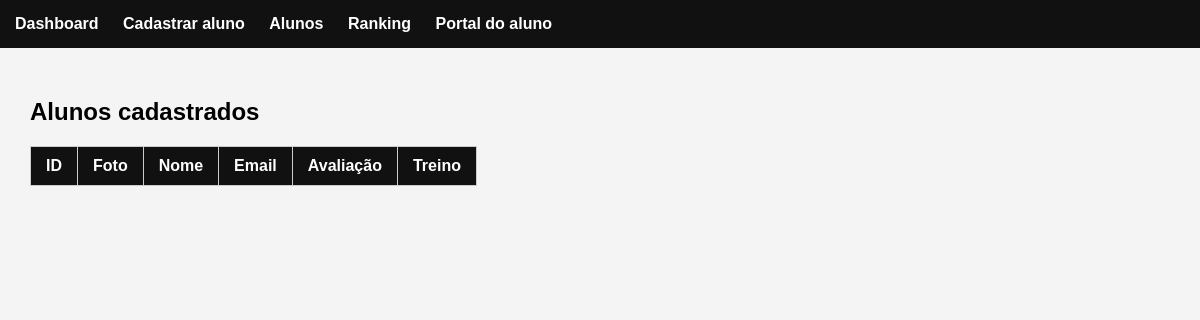
Before: /alunos with the older database file.
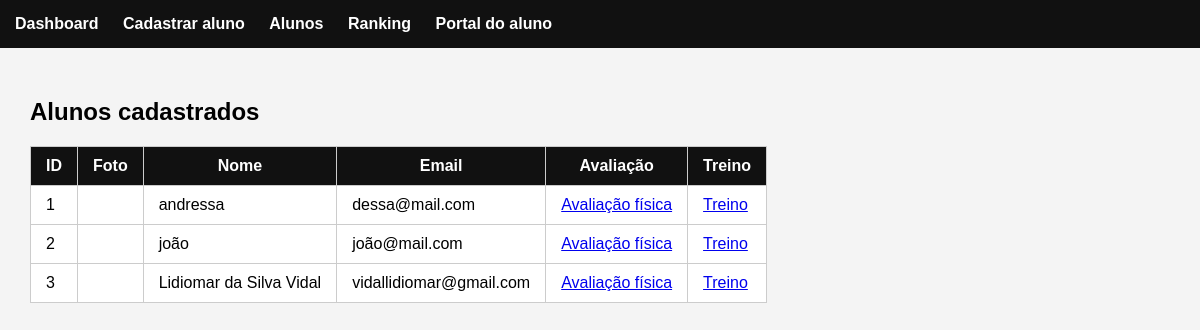
After: the same page with the newer database file.
### tables this page shows
CREATE TABLE alunos (
        id INTEGER PRIMARY KEY AUTOINCREMENT,
        nome TEXT,
        email TEXT,
        xp INTEGER DEFAULT 0,
        streak INTEGER DEFAULT 0
    );

### routes/aluno_routes.py (the view)
@aluno_bp.route("/alunos")
def alunos():
    conn = conectar()
    cursor = conn.cursor()
    cursor.execute("SELECT * FROM alunos")
    alunos = cursor.fetchall()
    conn.close()
    return render_template("lista_alunos.html", alunos=alunos)

### database/database.py (called while the page is built)
def conectar():
    conn = sqlite3.connect("fitcenter.db")
    conn.row_factory = sqlite3.Row
    return conn

### templates/lista_alunos.html (shortened to what this page needs)
{% extends "base.html" %}
{% block conteudo %}
<h2>Alunos cadastrados</h2>
<table>
<tr>
<th>ID</th>
<th>Foto</th>
<th>Nome</th>
<th>Email</th>
<th>Avaliação</th>
<th>Treino</th>
</tr>
{% for aluno in alunos %}
<tr>
<td>{{aluno.id}}</td>
<td>
</td>
<td>{{aluno.nome}}</td>
<td>{{aluno.email}}</td>
<td>
<a href="/avaliacao/{{aluno.id}}">Avaliação física</a>
</td>
<td>
<a href="/treino/{{aluno.id}}">Treino</a>
</td>
</tr>
{% endfor %}
</table>
{% endblock %}

### templates/base.html (shortened to what this page needs)
<!DOCTYPE html>
<html>
<head>
</head>
<body>
<nav>
<a href="/">Dashboard</a>
<a href="/cadastro">Cadastrar aluno</a>
<a href="/alunos">Alunos</a>
<a href="/ranking">Ranking</a>
<a href="/login_aluno">Portal do aluno</a>
</nav>
<div class="container">
{% block conteudo %}
{% endblock %}
</div>
</body>
</html>

### templates/base.html (style rules this page uses)
body { font-family:Arial; margin:0; background:#f4f4f4; }
nav { background:#111; padding:15px; }
nav a { color:white; margin-right:20px; text-decoration:none; font-weight:bold; }
.container { padding:30px; }
table { border-collapse:collapse; background:white; }
th { background:#111; color:white; }
th,td { padding:10px 15px; border:1px solid #ccc; }

Changed rows visible on the page:
added alunos: id "1", nome "andressa", email "dessa@mail.com"
added alunos: id "2", nome "joão", email "joão@mail.com"
added alunos: id "3", nome "Lidiomar da Silva Vidal", email "vidallidiomar@gmail.com"
